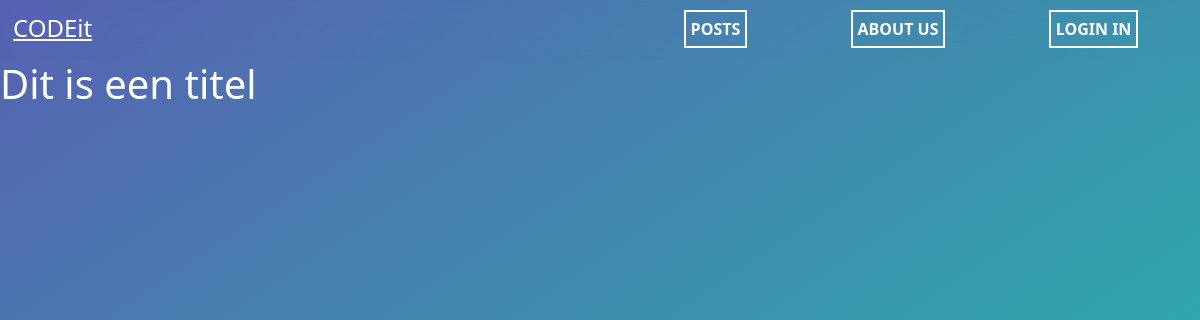
/post/1, run on an earlier commit of the app's database.
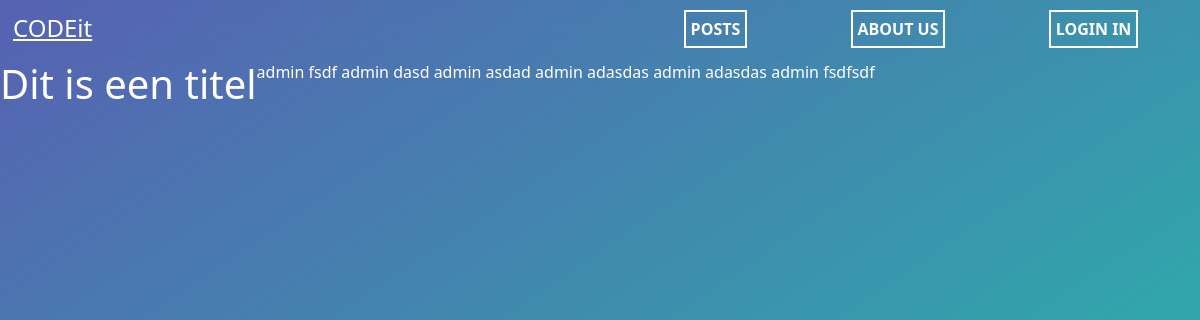
And on a later commit of the database.
### website/models.py (models this page shows)
class Posts(db.Model):
    __tablename__ = 'posts'
    post_id = db.Column(db.Integer, primary_key=True)
    user_id = db.Column(db.Integer, db.ForeignKey('users.id', ondelete="CASCADE"))
    post_title = db.Column(db.String(150), nullable=False)
    post_content = db.Column(db.Text, nullable=False)
    date = db.Column(db.DateTime(timezone=True), default=func.now())
    comments = db.relationship('Comments', backref='posts', passive_deletes=True)

class Comments(db.Model):
    __tablename__ = 'comments'
    comment_id = db.Column(db.Integer, primary_key=True)
    post_id = db.Column(db.Integer, db.ForeignKey('posts.post_id', ondelete="CASCADE"))
    user_id = db.Column(db.Integer, db.ForeignKey('users.id', ondelete="CASCADE"))
    date = db.Column(db.DateTime(timezone=True), default=func.now())
    comment_content = db.Column(db.Text, nullable=False)

class Users(db.Model, UserMixin):
    __tablename__ = 'users'
    id = db.Column(db.Integer, primary_key=True)
    email = db.Column(db.String(150), unique=True)
    password = db.Column(db.String(75))
    username = db.Column(db.String(128), unique=True)
    date = db.Column(db.DateTime(timezone=True), default=func.now())
    user_image = db.Column(db.Text)
    posts = db.relationship('Posts', backref='users', passive_deletes=True)
    comments = db.relationship('Comments', backref='users', passive_deletes=True)

### website/views.py (the view)
@views.route('/post/<post_id>')
def post_info(post_id):
    css_route = "css/post_info.css"
    post_info = Posts.query.filter_by(post_id=post_id).first()
    title = post_info.post_title
    return render_template("post_info.html", title=title, css_route=css_route, user=current_user, post_info=post_info)

### website/templates/post_info.html (shortened to what this page needs)
{% extends 'base/main.html' %}
{% block body %}
<h1>{{ post_info.post_title }}</h1>
<div class="comments-container">
    <div class="comment-section">
        {% for comment in post_info.comments %}
            {{ comment.users.username}}
            {{ comment.comment_content }}
        {% endfor %}
    </div>
</div>
{% endblock %}

### website/templates/base/main.html (shortened to what this page needs)
<!DOCTYPE html>
<html lang="en">
<head>
    <link rel="stylesheet" href="https://cdn.jsdelivr.net/npm/boxicons@latest/css/boxicons.min.css">
    <link href="{{ url_for('static',filename='css/base/main.css') }}" rel="stylesheet" type="text/css"/>
    <link href="{{ url_for('static',filename=css_route) }}" rel="stylesheet" type="text/css"/>
    <link href="https://cdn.jsdelivr.net/npm/bootstrap@5.3.0-alpha2/dist/css/bootstrap.min.css" rel="stylesheet"
>
    <link rel="stylesheet" href="https://cdn.jsdelivr.net/npm/bootstrap-icons@1.10.4/font/bootstrap-icons.css">
</head>
<body>
<div class="nav-container">
    <div class="logo-wrapper">
        <a class="logo" href="/">CODEit</a>
    </div>
    <div class="nav-wrapper">
        <ul>
            <li><a class="nav-link" href="/posts">POSTS</a></li>
            <li><a class="nav-link" href="/about_us">ABOUT US</a></li>
            {% if user.is_authenticated %}
                <li><a class="nav-link" href="/logout">LOGOUT</a></li>
            {% else %}
                <li><a class="nav-link" href="/login">LOGIN IN</a></li>
            {% endif %}
        </ul>
    </div>
</div>
<div class="main-container">
    {% block body %} {% endblock %}
</div>
</body>
</html>

### website/static/css/base/main.css (style rules this page uses)
body { height: 100vh; width: 100vw; background-image: linear-gradient(to bottom right, #5761B2, #1FC5A8); color: white !important; font-family: "Poppins", sans-serif; }
body .nav-container { backdrop-filter: blur(10px); margin: 0; padding: 10px; display: flex; flex-direction: row; width: 100%; height: 60px; }
body .nav-container .logo-wrapper { flex: 1; list-style-type: none; }
body .nav-container .logo-wrapper .logo { padding: 3px; font-size: 24px; color: white; }
body .nav-container .nav-wrapper { flex: 1; }
body .nav-container .nav-wrapper ul { list-style-type: none; display: flex; flex-direction: row; justify-content: space-around; }
body .nav-container .nav-wrapper ul .nav-link { border: 2px solid white; padding: 5px; font-weight: bold; }
body .main-container { display: flex; flex-direction: row; width: 100%; }

What changed in the data, as far as the page shows it:
added Comments: users.username "admin", comment_content "fsdf"
added Comments: users.username "admin", comment_content "dasd"
added Comments: users.username "admin", comment_content "asdad"
added Comments: users.username "admin", comment_content "adasdas"
added Comments: users.username "admin", comment_content "adasdas"
added Comments: users.username "admin", comment_content "fsdfsdf"
